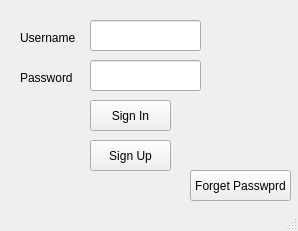
<?xml version="1.0" encoding="UTF-8"?>
<ui version="4.0">
 <class>MainWindow</class>
 <widget class="QMainWindow" name="MainWindow">
  <property name="geometry">
   <rect>
    <x>0</x>
    <y>0</y>
    <width>298</width>
    <height>231</height>
   </rect>
  </property>
  <property name="windowTitle">
   <string>MainWindow</string>
  </property>
  <widget class="QWidget" name="centralwidget">
   <widget class="QPushButton" name="pushButton">
    <property name="geometry">
     <rect>
      <x>90</x>
      <y>100</y>
      <width>81</width>
      <height>31</height>
     </rect>
    </property>
    <property name="text">
     <string>Sign In</string>
    </property>
   </widget>
   <widget class="QPushButton" name="pushButton_2">
    <property name="geometry">
     <rect>
      <x>90</x>
      <y>140</y>
      <width>81</width>
      <height>31</height>
     </rect>
    </property>
    <property name="text">
     <string>Sign Up</string>
    </property>
   </widget>
   <widget class="QLineEdit" name="lineEdit">
    <property name="geometry">
     <rect>
      <x>90</x>
      <y>20</y>
      <width>111</width>
      <height>31</height>
     </rect>
    </property>
   </widget>
   <widget class="QLineEdit" name="lineEdit_2">
    <property name="geometry">
     <rect>
      <x>90</x>
      <y>60</y>
      <width>111</width>
      <height>31</height>
     </rect>
    </property>
    <property name="echoMode">
     <enum>QLineEdit::Password</enum>
    </property>
   </widget>
   <widget class="QLabel" name="label">
    <property name="geometry">
     <rect>
      <x>20</x>
      <y>30</y>
      <width>71</width>
      <height>16</height>
     </rect>
    </property>
    <property name="text">
     <string>Username</string>
    </property>
   </widget>
   <widget class="QLabel" name="label_2">
    <property name="geometry">
     <rect>
      <x>20</x>
      <y>70</y>
      <width>71</width>
      <height>16</height>
     </rect>
    </property>
    <property name="text">
     <string>Password</string>
    </property>
   </widget>
   <widget class="QPushButton" name="pushButton_3">
    <property name="geometry">
     <rect>
      <x>190</x>
      <y>170</y>
      <width>101</width>
      <height>31</height>
     </rect>
    </property>
    <property name="text">
     <string>Forget Passwprd</string>
    </property>
   </widget>
  </widget>
  <widget class="QMenuBar" name="menubar">
   <property name="geometry">
    <rect>
     <x>0</x>
     <y>0</y>
     <width>298</width>
     <height>17</height>
    </rect>
   </property>
  </widget>
  <widget class="QStatusBar" name="statusbar"/>
 </widget>
 <resources/>
 <connections/>
</ui>
